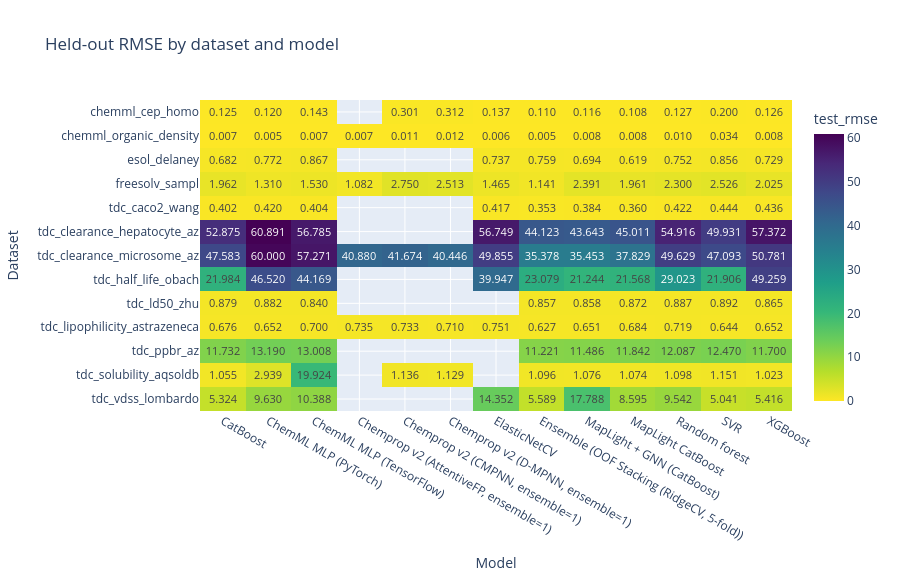
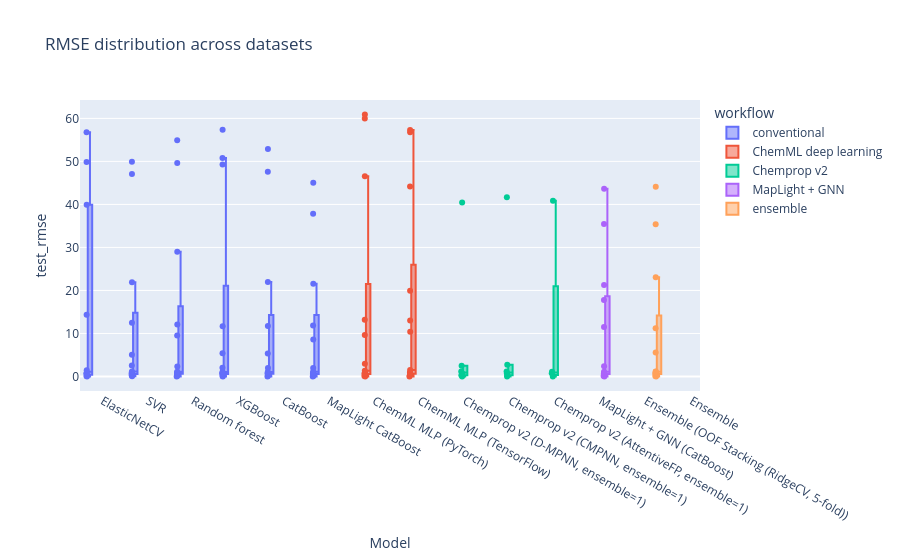

These figures' notebook cell, in order:
### Code cell
heatmap_source = TEST_RMSE_PIVOT.copy() if TEST_RMSE_PIVOT is not None else None
if heatmap_source is None or heatmap_source.empty:
    heatmap_source = SUMMARY_METRICS.pivot_table(index="dataset", columns="model", values=RMSE_COL, aggfunc="mean").reset_index()

if "dataset" not in heatmap_source.columns:
    first_col = heatmap_source.columns[0]
    heatmap_source = heatmap_source.rename(columns={first_col: "dataset"})

heatmap_df = heatmap_source.set_index("dataset")
fig = px.imshow(
    heatmap_df,
    aspect="auto",
    color_continuous_scale="Viridis_r",
    labels={"x": "Model", "y": "Dataset", "color": RMSE_COL},
    text_auto='.3f',
    title="Held-out RMSE by dataset and model",
)
fig.update_layout(height=max(450, 60 + 40 * len(heatmap_df.index)))
fig.show()

box_df = SUMMARY_METRICS.copy()
fig = px.box(
    box_df,
    x="model",
    y=RMSE_COL,
    color="workflow" if "workflow" in box_df.columns else None,
    points="all",
    title="RMSE distribution across datasets",
)
fig.update_layout(xaxis_title="Model", yaxis_title=RMSE_COL)
fig.show()

bar_df = model_summary.sort_values("mean_rmse", ascending=True).head(int(show_top_n_models)).copy()
fig = px.bar(
    bar_df,
    x="model",
    y="mean_rmse",
    color="workflow" if "workflow" in bar_df.columns else None,
    error_y="std_rmse" if "std_rmse" in bar_df.columns else None,
    title="Mean held-out RMSE by model",
)
fig.update_layout(xaxis_title="Model", yaxis_title="Mean RMSE")
fig.show()

### Figure 1 — Plotly figure (JSON) as saved in the notebook; plotly's stock layout.template omitted (floating-point values rounded to 4 significant figures; data arrays with more than 128 entries replaced by an {"elided": "..."} marker saying what was removed)
{"data": [{"coloraxis": "coloraxis", "hovertemplate": "Model: %{x}<br>Dataset: %{y}<br>test_rmse: %{z}<extra></extra>", "name": "0", "texttemplate": "%{z:.3f}", "type": "heatmap", "x": ["CatBoost", "ChemML MLP (PyTorch)", "ChemML MLP (TensorFlow)", "Chemprop v2 (AttentiveFP, ensemble=1)", "Chemprop v2 (CMPNN, ensemble=1)", "Chemprop v2 (D-MPNN, ensemble=1)", "ElasticNetCV", "Ensemble (OOF Stacking (RidgeCV, 5-fold))", "MapLight + GNN (CatBoost)", "MapLight CatBoost", "Random forest", "SVR", "XGBoost"], "xaxis": "x", "y": ["chemml_cep_homo", "chemml_organic_density", "esol_delaney", "freesolv_sampl", "tdc_caco2_wang", "tdc_clearance_hepatocyte_az", "tdc_clearance_microsome_az", "tdc_half_life_obach", "tdc_ld50_zhu", "tdc_lipophilicity_astrazeneca", "tdc_ppbr_az", "tdc_solubility_aqsoldb", "tdc_vdss_lombardo"], "yaxis": "y", "z": {"elided": "13x13 float values"}}], "layout": {"coloraxis": {"colorbar": {"title": {"text": "test_rmse"}}, "colorscale": [[0, "#fde725"], [0.1111, "#b5de2b"], [0.2222, "#6ece58"], [0.3333, "#35b779"], [0.4444, "#1f9e89"], [0.5556, "#26828e"], [0.6667, "#31688e"], [0.7778, "#3e4989"], [0.8889, "#482878"], [1, "#440154"]]}, "height": 580, "title": {"text": "Held-out RMSE by dataset and model"}, "xaxis": {"anchor": "y", "domain": [0, 1], "title": {"text": "Model"}}, "yaxis": {"anchor": "x", "autorange": "reversed", "domain": [0, 1], "title": {"text": "Dataset"}}}}

### Figure 2 — Plotly figure (JSON) as saved in the notebook; plotly's stock layout.template omitted (floating-point values rounded to 4 significant figures)
{"data": [{"alignmentgroup": "True", "boxpoints": "all", "hovertemplate": "workflow=conventional<br>model=%{x}<br>test_rmse=%{y}<extra></extra>", "legendgroup": "conventional", "marker": {"color": "#636efa"}, "name": "conventional", "notched": false, "offsetgroup": "conventional", "orientation": "v", "showlegend": true, "type": "box", "x": ["ElasticNetCV", "SVR", "Random forest", "XGBoost", "CatBoost", "MapLight CatBoost", "ElasticNetCV", "SVR", "Random forest", "XGBoost", "CatBoost", "MapLight CatBoost", "ElasticNetCV", "SVR", "Random forest", "XGBoost", "CatBoost", "MapLight CatBoost", "ElasticNetCV", "SVR", "Random forest", "XGBoost", "CatBoost", "MapLight CatBoost", "ElasticNetCV", "SVR", "Random forest", "XGBoost", "CatBoost", "MapLight CatBoost", "ElasticNetCV", "SVR", "Random forest", "XGBoost", "CatBoost", "MapLight CatBoost", "ElasticNetCV", "SVR", "Random forest", "XGBoost", "CatBoost", "MapLight CatBoost", "ElasticNetCV", "SVR", "Random forest", "XGBoost", "CatBoost", "MapLight CatBoost", "ElasticNetCV", "SVR", "Random forest", "XGBoost", "CatBoost", "MapLight CatBoost", "ElasticNetCV", "SVR", "Random forest", "XGBoost", "CatBoost", "MapLight CatBoost", "ElasticNetCV", "SVR", "Random forest", "XGBoost", "CatBoost", "MapLight CatBoost", "ElasticNetCV", "SVR", "Random forest", "XGBoost", "CatBoost", "MapLight CatBoost", "ElasticNetCV", "SVR", "Random forest", "XGBoost", "CatBoost", "MapLight CatBoost"], "x0": " ", "xaxis": "x", "y": [0.1369, 0.1998, 0.1268, 0.1255, 0.1246, 0.108, 0.006029, 0.03392, 0.009665, 0.008023, 0.006671, 0.007872, 0.7366, 0.8562, 0.7524, 0.7291, 0.6818, 0.6189, 1.465, 2.526, 2.3, 2.025, 1.962, 1.961, 0.4167, 0.4437, 0.4218, 0.4362, 0.4022, 0.3604, 56.75, 49.93, 54.92, 57.37, 52.87, 45.01, 49.86, 47.09, 49.63, 50.78, 47.58, 37.83, 39.95, 21.91, 29.02, 49.26, 21.98, 21.57, NaN, 0.8917, 0.887, 0.8654, 0.8792, 0.872, 0.7512, 0.6439, 0.7194, 0.6522, 0.6763, 0.6838, NaN, 12.47, 12.09, 11.7, 11.73, 11.84, NaN, 1.151, 1.098, 1.023, 1.055, 1.074, 14.35, 5.041, 9.542, 5.416, 5.324, 8.595], "y0": " ", "yaxis": "y"}, {"alignmentgroup": "True", "boxpoints": "all", "hovertemplate": "workflow=ChemML deep learning<br>model=%{x}<br>test_rmse=%{y}<extra></extra>", "legendgroup": "ChemML deep learning", "marker": {"color": "#EF553B"}, "name": "ChemML deep learning", "notched": false, "offsetgroup": "ChemML deep learning", "orientation": "v", "showlegend": true, "type": "box", "x": ["ChemML MLP (PyTorch)", "ChemML MLP (TensorFlow)", "ChemML MLP (PyTorch)", "ChemML MLP (TensorFlow)", "ChemML MLP (PyTorch)", "ChemML MLP (TensorFlow)", "ChemML MLP (PyTorch)", "ChemML MLP (TensorFlow)", "ChemML MLP (PyTorch)", "ChemML MLP (TensorFlow)", "ChemML MLP (PyTorch)", "ChemML MLP (TensorFlow)", "ChemML MLP (PyTorch)", "ChemML MLP (TensorFlow)", "ChemML MLP (PyTorch)", "ChemML MLP (TensorFlow)", "ChemML MLP (PyTorch)", "ChemML MLP (TensorFlow)", "ChemML MLP (PyTorch)", "ChemML MLP (TensorFlow)", "ChemML MLP (PyTorch)", "ChemML MLP (TensorFlow)", "ChemML MLP (PyTorch)", "ChemML MLP (TensorFlow)", "ChemML MLP (PyTorch)", "ChemML MLP (TensorFlow)"], "x0": " ", "xaxis": "x", "y": [0.1197, 0.1433, 0.005161, 0.006694, 0.7724, 0.8668, 1.31, 1.53, 0.4203, 0.4035, 60.89, 56.79, 60.0, 57.27, 46.52, 44.17, 0.8824, 0.8396, 0.6517, 0.6997, 13.19, 13.01, 2.939, 19.92, 9.63, 10.39], "y0": " ", "yaxis": "y"}, {"alignmentgroup": "True", "boxpoints": "all", "hovertemplate": "workflow=Chemprop v2<br>model=%{x}<br>test_rmse=%{y}<extra></extra>", "legendgroup": "Chemprop v2", "marker": {"color": "#00cc96"}, "name": "Chemprop v2", "notched": false, "offsetgroup": "Chemprop v2", "orientation": "v", "showlegend": true, "type": "box", "x": ["Chemprop v2 (D-MPNN, ensemble=1)", "Chemprop v2 (CMPNN, ensemble=1)", "Chemprop v2 (AttentiveFP, ensemble=1)", "Chemprop v2 (D-MPNN, ensemble=1)", "Chemprop v2 (CMPNN, ensemble=1)", "Chemprop v2 (AttentiveFP, ensemble=1)", "Chemprop v2 (D-MPNN, ensemble=1)", "Chemprop v2 (CMPNN, ensemble=1)", "Chemprop v2 (AttentiveFP, ensemble=1)", "Chemprop v2 (D-MPNN, ensemble=1)", "Chemprop v2 (CMPNN, ensemble=1)", "Chemprop v2 (AttentiveFP, ensemble=1)", "Chemprop v2 (D-MPNN, ensemble=1)", "Chemprop v2 (CMPNN, ensemble=1)", "Chemprop v2 (AttentiveFP, ensemble=1)", "Chemprop v2 (D-MPNN, ensemble=1)", "Chemprop v2 (CMPNN, ensemble=1)", "Chemprop v2 (AttentiveFP, ensemble=1)", "Chemprop v2 (D-MPNN, ensemble=1)", "Chemprop v2 (CMPNN, ensemble=1)", "Chemprop v2 (AttentiveFP, ensemble=1)", "Chemprop v2 (D-MPNN, ensemble=1)", "Chemprop v2 (CMPNN, ensemble=1)", "Chemprop v2 (AttentiveFP, ensemble=1)", "Chemprop v2 (D-MPNN, ensemble=1)", "Chemprop v2 (CMPNN, ensemble=1)", "Chemprop v2 (AttentiveFP, ensemble=1)", "Chemprop v2 (D-MPNN, ensemble=1)", "Chemprop v2 (CMPNN, ensemble=1)", "Chemprop v2 (AttentiveFP, ensemble=1)", "Chemprop v2 (D-MPNN, ensemble=1)", "Chemprop v2 (CMPNN, ensemble=1)", "Chemprop v2 (AttentiveFP, ensemble=1)", "Chemprop v2 (D-MPNN, ensemble=1)", "Chemprop v2 (CMPNN, ensemble=1)", "Chemprop v2 (AttentiveFP, ensemble=1)", "Chemprop v2 (D-MPNN, ensemble=1)", "Chemprop v2 (CMPNN, ensemble=1)", "Chemprop v2 (AttentiveFP, ensemble=1)"], "x0": " ", "xaxis": "x", "y": [0.3123, 0.3008, NaN, 0.01165, 0.01059, 0.006552, NaN, NaN, NaN, 2.513, 2.75, 1.082, NaN, NaN, NaN, NaN, NaN, NaN, 40.45, 41.67, 40.88, NaN, NaN, NaN, NaN, NaN, NaN, 0.7095, 0.7326, 0.7352, NaN, NaN, NaN, 1.129, 1.136, NaN, NaN, NaN, NaN], "y0": " ", "yaxis": "y"}, {"alignmentgroup": "True", "boxpoints": "all", "hovertemplate": "workflow=MapLight + GNN<br>model=%{x}<br>test_rmse=%{y}<extra></extra>", "legendgroup": "MapLight + GNN", "marker": {"color": "#ab63fa"}, "name": "MapLight + GNN", "notched": false, "offsetgroup": "MapLight + GNN", "orientation": "v", "showlegend": true, "type": "box", "x": ["MapLight + GNN (CatBoost)", "MapLight + GNN (CatBoost)", "MapLight + GNN (CatBoost)", "MapLight + GNN (CatBoost)", "MapLight + GNN (CatBoost)", "MapLight + GNN (CatBoost)", "MapLight + GNN (CatBoost)", "MapLight + GNN (CatBoost)", "MapLight + GNN (CatBoost)", "MapLight + GNN (CatBoost)", "MapLight + GNN (CatBoost)", "MapLight + GNN (CatBoost)", "MapLight + GNN (CatBoost)"], "x0": " ", "xaxis": "x", "y": [0.1157, 0.008115, 0.6936, 2.391, 0.3844, 43.64, 35.45, 21.24, 0.8576, 0.6513, 11.49, 1.076, 17.79], "y0": " ", "yaxis": "y"}, {"alignmentgroup": "True", "boxpoints": "all", "hovertemplate": "workflow=ensemble<br>model=%{x}<br>test_rmse=%{y}<extra></extra>", "legendgroup": "ensemble", "marker": {"color": "#FFA15A"}, "name": "ensemble", "notched": false, "offsetgroup": "ensemble", "orientation": "v", "showlegend": true, "type": "box", "x": ["Ensemble (OOF Stacking (RidgeCV, 5-fold))", "Ensemble (OOF Stacking (RidgeCV, 5-fold))", "Ensemble (OOF Stacking (RidgeCV, 5-fold))", "Ensemble", "Ensemble (OOF Stacking (RidgeCV, 5-fold))", "Ensemble (OOF Stacking (RidgeCV, 5-fold))", "Ensemble", "Ensemble (OOF Stacking (RidgeCV, 5-fold))", "Ensemble", "Ensemble (OOF Stacking (RidgeCV, 5-fold))", "Ensemble (OOF Stacking (RidgeCV, 5-fold))", "Ensemble", "Ensemble (OOF Stacking (RidgeCV, 5-fold))", "Ensemble", "Ensemble (OOF Stacking (RidgeCV, 5-fold))", "Ensemble (OOF Stacking (RidgeCV, 5-fold))", "Ensemble", "Ensemble (OOF Stacking (RidgeCV, 5-fold))", "Ensemble (OOF Stacking (RidgeCV, 5-fold))", "Ensemble"], "x0": " ", "xaxis": "x", "y": [0.11, 0.005171, 0.7586, NaN, 1.141, 0.3528, NaN, 44.12, NaN, 35.38, 23.08, NaN, 0.857, NaN, 0.6272, 11.22, NaN, 1.096, 5.589, NaN], "y0": " ", "yaxis": "y"}], "layout": {"boxmode": "group", "legend": {"title": {"text": "workflow"}, "tracegroupgap": 0}, "title": {"text": "RMSE distribution across datasets"}, "xaxis": {"anchor": "y", "domain": [0, 1], "title": {"text": "Model"}}, "yaxis": {"anchor": "x", "domain": [0, 1], "title": {"text": "test_rmse"}}}}
